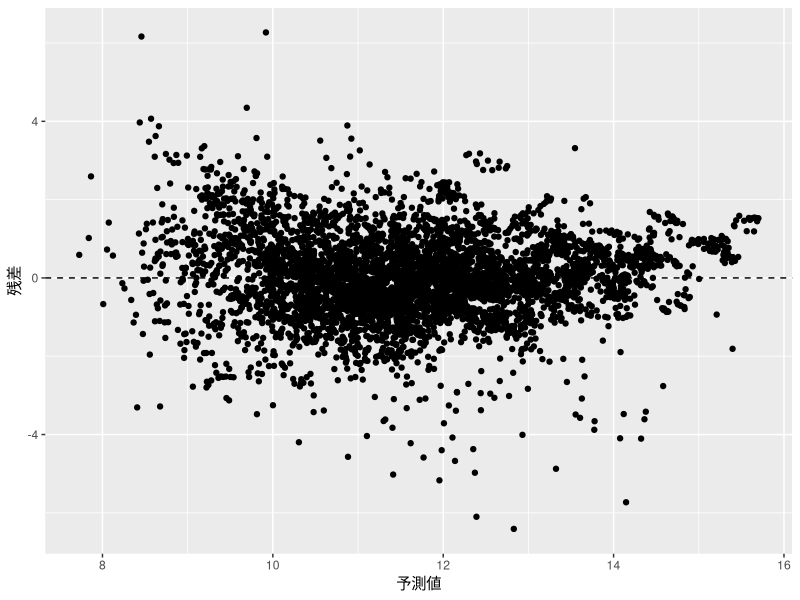
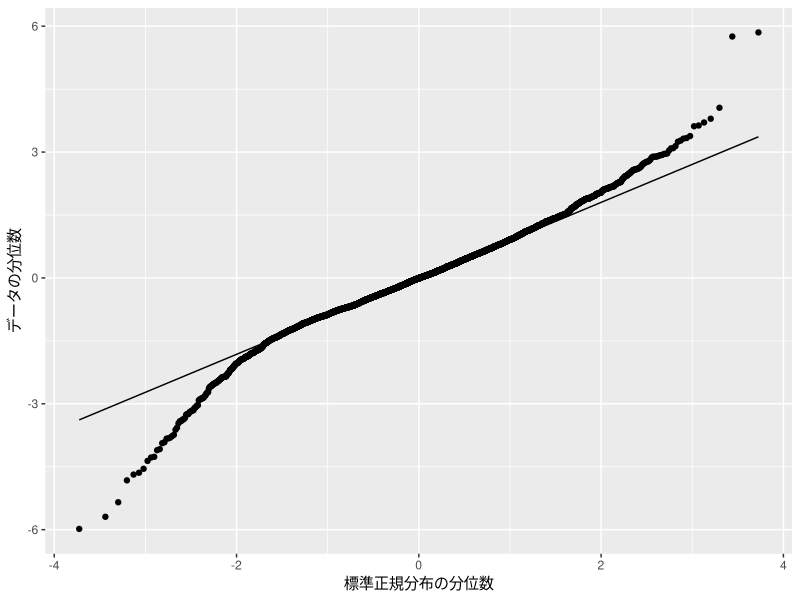

Write R code to recreate these figures, in order.
## ---- chunk 1
#| echo: FALSE
library(tidyverse)
library(ggthemes)
mystyle <- list (#  ggplotのテーマ
  theme_few(), # ggthemesパッケージ
  theme(
    text = element_text(
      size=10,  #  フォントサイズ
      family = "HiraKakuProN-W3" # ヒラギノフォント
    )
  )
)
set.seed(123)
## ---- chunk 2
df <- read_csv("data/adv_2023.csv") %>%
  filter(決算月数 == 12)
fit <- lm(log(売上高) ~ log(lag(研究開発費)) + log(lag(広告宣伝費)), data = df)
## ---- chunk 3
res_plt <- tibble(
  res = fit$residuals,
  fitted = fit$fitted.values
  ) %>%
  ggplot(aes(x = fitted, y = res)) + geom_point() +
  geom_hline(yintercept = 0, linetype = "dashed") +
  xlab("予測値") + ylab("残差")
print(res_plt)
## ---- chunk 4
resid <- fit$residuals
df <- tibble(
  z_resid = (resid - mean(resid)) / sd(resid)
)
qqplt <- ggplot(df, aes(sample = z_resid)) + geom_qq() +
  geom_qq_line() + xlab("標準正規分布の分位数") + ylab("データの分位数")
print(qqplt)
